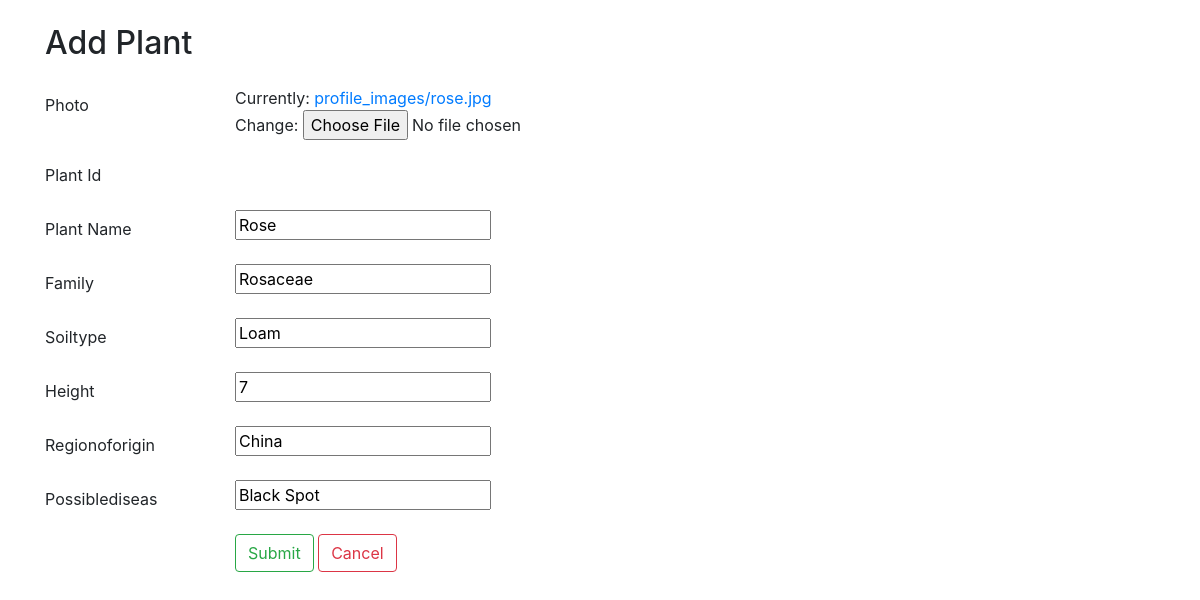
The app's page /edit/4 with its own data.
### plantapp/models.py (models this page shows, shortened)
class Plant(models.Model):
    profile=models.ImageField(upload_to='profile_images/',null=True)
    pid=models.AutoField(primary_key=True)
    pname=models.CharField(max_length=50)
    pfamily=models.CharField(max_length=50,null=True)
    psoiltype=models.CharField(max_length=50,null=True)
    pheight=models.IntegerField()
    pror=models.CharField(max_length=50,null=True)
    possiblediseases=models.CharField(max_length=200)

### plantapp/views.py (the view)
# urls.py: path('edit/<int:pk>',views.editplant,name='editplant')
def editplant(request,pk):
    p1=get_object_or_404(Plant,pk=pk)
    if(request.method == 'POST'):
        form=Plantform(request.POST,instance=p1)
        if(form.is_valid):
            book1=form.save()
            return redirect(viewplant)
    else:
        form=Plantform(instance=p1)
        return render(request,'addplant.html', {'form':form})

### plantapp/forms.py
class Plantform(forms.ModelForm):
    class Meta:
        model=Plant
        fields=['profile','pid','pname','pfamily','psoiltype','pheight','pror','possiblediseases']

### plantapp/templates/addplant.html (shortened to what this page needs)
<!DOCTYPE html>
<html lang="en">
<head>
    <link rel="stylesheet" href="https://cdn.jsdelivr.net/npm/bootstrap@4.6.2/dist/css/bootstrap.min.css">
</head>
<body>
    <div class="container  mt-4">
        <h2 class="">Add Plant</h2>
        <form method="post" class="mt-4" enctype="multipart/form-data">
            <div class="form-group row">
                <label class="col-sm-2 col-form-label">Photo</label>
                <div class="col-sm-10">
                    {{ form.profile }}
                </div>
            </div>
            <div class="form-group row">
                <label class="col-sm-2 col-form-label">Plant Id</label>
                <div class="col-sm-10">
                </div>
            </div>
            <div class="form-group row">
                <label class="col-sm-2 col-form-label">Plant Name</label>
                <div class="col-sm-10">
                    {{ form.pname }}
                </div>
            </div>
            <div class="form-group row">
                <label class="col-sm-2 col-form-label">Family</label>
                <div class="col-sm-10">
                    {{ form.pfamily }}
                </div>
            </div>
            <div class="form-group row">
                <label class="col-sm-2 col-form-label">Soiltype</label>
                <div class="col-sm-10">
                    {{ form.psoiltype }}
                </div>
            </div>
            <div class="form-group row">
                <label class="col-sm-2 col-form-label">Height</label>
                <div class="col-sm-10">
                    {{ form.pheight }}
                </div>
            </div>
            <div class="form-group row">
                <label class="col-sm-2 col-form-label">Regionoforigin</label>
                <div class="col-sm-10">
                    {{ form.pror }}
                </div>
            </div>
            <div class="form-group row">
                <label class="col-sm-2 col-form-label">Possiblediseas</label>
                <div class="col-sm-10">
                    {{ form.possiblediseases }}
                </div>
            </div>
            <div class="form-group row">
                <div class="col-sm-10 offset-sm-2">
                    <button type="submit" class="btn btn-outline-success">Submit</button>
                    <a href="{% url 'viewplant' %}" class="btn btn-outline-danger">Cancel</a>
                </div>
            </div>
        </form>
    </div>
</body>
</html>

### records on screen
Plant: pname "Rose", pfamily "Rosaceae", psoiltype "Loam", pheight "7", pror "China", possiblediseases "Black Spot"
